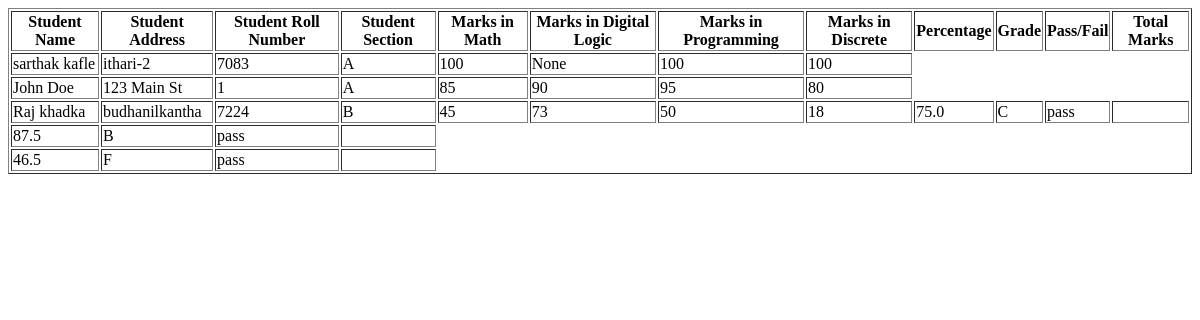
Page /piechart/ on the earlier database version.
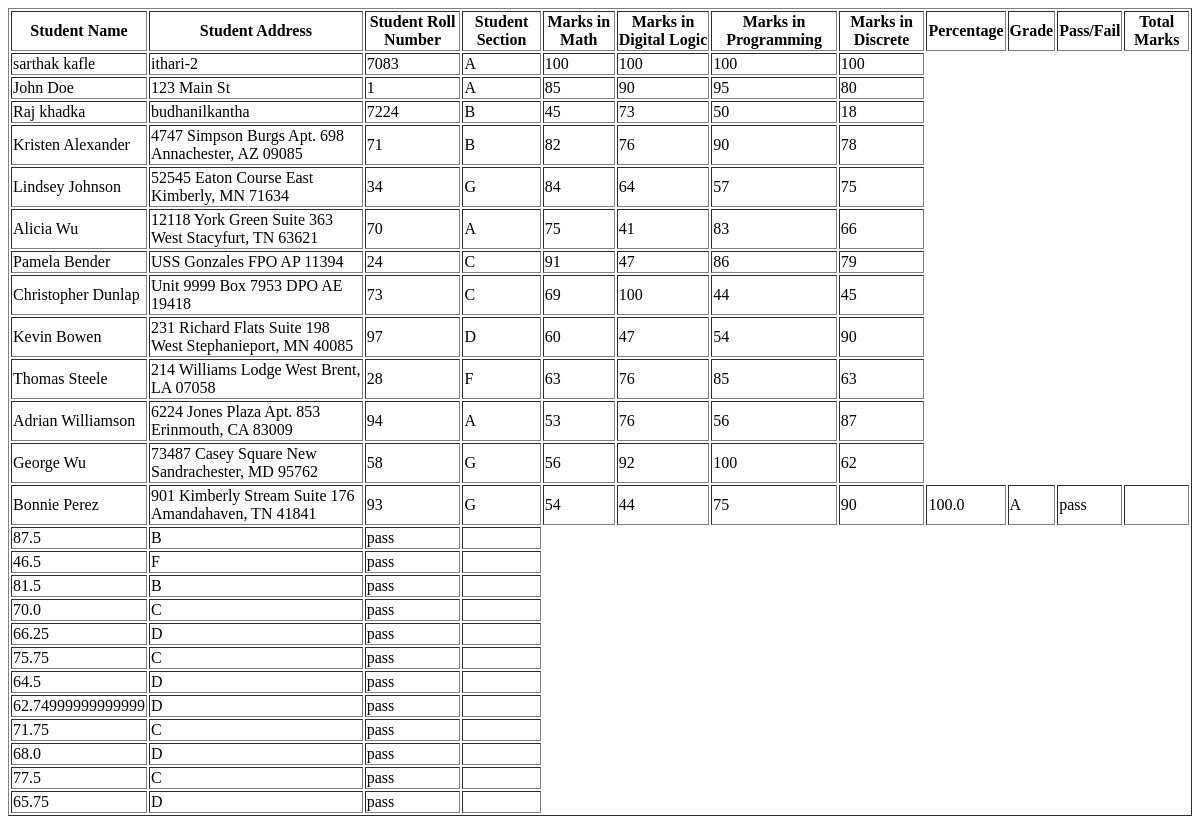
Same page on the later database version.
### home/models.py (models this page shows, shortened)
class student(models.Model):
    student_name=models.CharField(max_length=50)
    student_address=models.CharField(max_length=100)
    student_roll_number=models.IntegerField()
    student_section=models.CharField(max_length=1)
    student_marks_math=models.IntegerField(null=True,blank=True)
    student_marks_Digital_logic=models.IntegerField(null=True,blank=True)
    student_marks_programming=models.IntegerField(null=True,blank=True)
    student_marks_discrete=models.IntegerField(null=True,blank=True)

### home/views.py (the view)
# urls.py: path("piechart/",piechart,name="piechart"),
def piechart(request):
    queryset = student.objects.all()
    student_data = []
    for student_obj in queryset:
        student_marks_Digital_logic = int(student_obj.student_marks_Digital_logic) if student_obj.student_marks_Digital_logic else 0
        total = (
            int(student_obj.student_marks_math) +
            student_marks_Digital_logic +
            int(student_obj.student_marks_discrete) +
            int(student_obj.student_marks_programming)
        )
        max_numb = 400
        percentage = (total / max_numb) * 100
        if percentage >= 90:
            Grade = "A"
        elif percentage >= 80:
            Grade = "B"
        elif percentage >= 70:
            Grade = "C"
        elif percentage >= 60:
            Grade = "D"
        else:
            Grade = "F"
        result = "pass" if percentage >= 40 else "fail"
        student_data.append({
            "student": student_obj,
            "total": total,
            "percentage": percentage,
            "Grade": Grade,
            "result": result,
        })
    context = {"student_data": student_data,"students":queryset}
    return render(request, "piechart.html", context)

### home/templates/piechart.html (shortened to what this page needs)
<!DOCTYPE html>
<html lang="en">
<head>
</head>
<body>
    <table border="1">
        <thead>
            <tr>
                <th>Student Name</th>
                <th>Student Address</th>
                <th>Student Roll Number</th>
                <th>Student Section</th>
                <th>Marks in Math</th>
                <th>Marks in Digital Logic</th>
                <th>Marks in Programming</th>
                <th>Marks in Discrete</th>
                <th>Percentage</th>
                <th>Grade</th>
                <th>Pass/Fail</th>
                <th>Total Marks</th>
            </tr>
        </thead>
        <tbody>
           {% for student in students %}
              <tr>
                <td>{{ student.student_name }}</td>
                <td>{{ student.student_address }}</td>
                <td>{{ student.student_roll_number }}</td>
                <td>{{ student.student_section }}</td>
                <td>{{ student.student_marks_math }}</td>
                <td>{{ student.student_marks_Digital_logic }}</td>
                <td>{{ student.student_marks_programming }}</td>
                <td>{{ student.student_marks_discrete }}</td>
                {% endfor %}
                {% for data in student_data%}
                <td>{{data.percentage}}</td>
                <td>{{data.Grade}}</td>
                <td>{{data.result}}</td>
                <td>{{data.max_numb}}</td>
              </tr>
              {%endfor%}
        </tbody>
    </table>
</body>
</html>

Differences in the rows shown:
changed student "sarthak kafle": student_marks_Digital_logic "None" → "100"; percentage "75.0" → "100.0"; Grade "C" → "A"
added student: student_name "Kristen Alexander", student_address "4747 Simpson Burgs Apt. 698 Annachester, AZ 09085", student_roll_number "71", student_section "B", student_marks_math "82", student_marks_Digital_logic "76", student_marks_programming "90", student_marks_discrete "78", percentage "81.5", Grade "B", result "pass"
added student: student_name "Lindsey Johnson", student_address "52545 Eaton Course East Kimberly, MN 71634", student_roll_number "34", student_section "G", student_marks_math "84", student_marks_Digital_logic "64", student_marks_programming "57", student_marks_discrete "75", percentage "70.0", Grade "C", result "pass"
added student: student_name "Alicia Wu", student_address "12118 York Green Suite 363 West Stacyfurt, TN 63621", student_roll_number "70", student_section "A", student_marks_math "75", student_marks_Digital_logic "41", student_marks_programming "83", student_marks_discrete "66", percentage "66.25", Grade "D", result "pass"
added student: student_name "Pamela Bender", student_address "USS Gonzales FPO AP 11394", student_roll_number "24", student_section "C", student_marks_math "91", student_marks_Digital_logic "47", student_marks_programming "86", student_marks_discrete "79", percentage "75.75", Grade "C", result "pass"
added student: student_name "Christopher Dunlap", student_address "Unit 9999 Box 7953 DPO AE 19418", student_roll_number "73", student_section "C", student_marks_math "69", student_marks_Digital_logic "100", student_marks_programming "44", student_marks_discrete "45", percentage "64.5", Grade "D", result "pass"
added student: student_name "Kevin Bowen", student_address "231 Richard Flats Suite 198 West Stephanieport, MN 40085", student_roll_number "97", student_section "D", student_marks_math "60", student_marks_Digital_logic "47", student_marks_programming "54", student_marks_discrete "90", percentage "62.74999999999999", Grade "D", result "pass"
added student: student_name "Thomas Steele", student_address "214 Williams Lodge West Brent, LA 07058", student_roll_number "28", student_section "F", student_marks_math "63", student_marks_Digital_logic "76", student_marks_programming "85", student_marks_discrete "63", percentage "71.75", Grade "C", result "pass"
added student: student_name "Adrian Williamson", student_address "6224 Jones Plaza Apt. 853 Erinmouth, CA 83009", student_roll_number "94", student_section "A", student_marks_math "53", student_marks_Digital_logic "76", student_marks_programming "56", student_marks_discrete "87", percentage "68.0", Grade "D", result "pass"
added student: student_name "George Wu", student_address "73487 Casey Square New Sandrachester, MD 95762", student_roll_number "58", student_section "G", student_marks_math "56", student_marks_Digital_logic "92", student_marks_programming "100", student_marks_discrete "62", percentage "77.5", Grade "C", result "pass"
added student: student_name "Bonnie Perez", student_address "901 Kimberly Stream Suite 176 Amandahaven, TN 41841", student_roll_number "93", student_section "G", student_marks_math "54", student_marks_Digital_logic "44", student_marks_programming "75", student_marks_discrete "90", percentage "65.75", Grade "D", result "pass"
